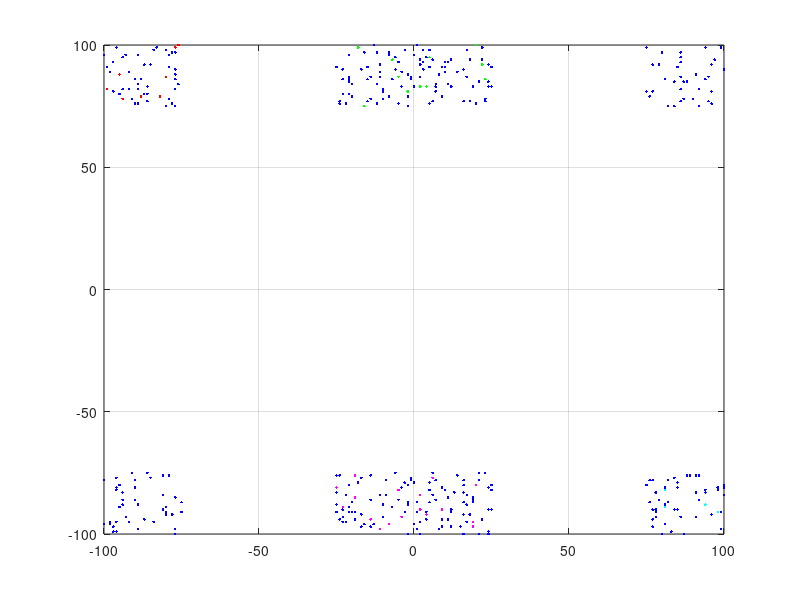

Here is the MATLAB script that generated this plot:
function SyntheticDataGeneration
Oreginal_DataGeneration; %Create orginal SISL dataset of 6 classes

Novel_Classes=[1,6];
Sampling_From_Data(Novel_Classes);
end


function Oreginal_DataGeneration
[X_source,y_source]=XGeneration;    
save('Dataset\Synthetic\allclasses\allclasses.mat','X_source','y_source');
end

function Sampling_From_Data(Novel_Classes)
load('Dataset\Synthetic\allclasses\allclasses.mat');

no_labeled_samples=100; no_unlabeled_samples=1000;

ind=[];
for i=1:length(Novel_Classes)
    temp=find(y_source==Novel_Classes(i));
    ind=[ind; temp];  
end

temp=1:1:length(y_source); temp(ind)=[]; ind=temp;

selected_label_ind=randperm(length(ind),no_labeled_samples);

X_label=X_source(:,ind(selected_label_ind)); X_source(:,ind(selected_label_ind))=[];
y_label=y_source(ind(selected_label_ind)); y_source(ind(selected_label_ind))=[];

selected_unlabel_ind=randperm(length(y_source),no_unlabeled_samples);

X_unlabel=X_source(:,selected_unlabel_ind);
y_unlabel=zeros(1,length(selected_unlabel_ind));
y_unlabel_true=y_source(selected_unlabel_ind);

ind=[];
for i=1:length(Novel_Classes)
    temp=find(y_unlabel_true==Novel_Classes(i));
    ind=[ind; temp]; 
end
y_unlabel_true(ind)=0;

n=length(ind);

labels=unique(y_label);

for label_id=1:length(labels)
    y_label(y_label==labels(label_id))=label_id;
    y_unlabel_true(y_unlabel_true==labels(label_id))=label_id;
end

X=[X_label X_unlabel];
y=[y_label' y_unlabel];
y_truth=[y_label' y_unlabel_true'];

PlotUnlabelData(X,y,100,-100);

[X, y, y_truth]=ConvertDataFormat(X, y, y_truth);

save('Dataset\Synthetic\allclasses\allclasses_sparse.mat','X','y','n','y_truth');
end




function [X_out, y_out, y_truth_out]=ConvertDataFormat(X_in, y_in, y_truth_in)
no_of_class=length(unique(y_in))-1;
for i=1:size(X_in,2)
    X_out{i}=X_in(:,i);
    temp=zeros(1,no_of_class);
    if(y_in(i)>0); temp(y_in(i))=1; end;
    y_out{i}=temp;
    temp=zeros(1,no_of_class);
    if(y_truth_in(i)>0); temp(y_truth_in(i))=1; end;
    y_truth_out{i}=temp;
end

end




function [X_b,y_b]=XGeneration
X0=[100 0 -100 100 0 -100];
Y0=[100 100 100 -100 -100 -100];

X_b=[];
y_b=[];

for i=1:1000
    x=randi([0,50],1); x=x-25; 
    x=x+X0(1);
    y=randi([0,50],1); y=y-25;
    y=y+Y0(1);
    X_b=[X_b [x;y]];
    y_b=[y_b; 1];
end

for i=1:1000
    x=randi([0,50],1); x=x-25; 
    x=x+X0(2);
    y=randi([0,50],1); y=y-25; 
    y=y+Y0(2);
    X_b=[X_b [x;y]];
    y_b=[y_b; 2];
end

for i=1:1000
    x=randi([0,50],1); x=x-25; 
    x=x+X0(3);
    y=randi([0,50],1); y=y-25; 
    y=y+Y0(3);
    X_b=[X_b [x;y]];
    y_b=[y_b; 3];
end

for i=1:1000
    x=randi([0,50],1); x=x-25; 
    x=x+X0(4);
    y=randi([0,50],1); y=y-25; 
    y=y+Y0(4);
    X_b=[X_b [x;y]];
    y_b=[y_b; 4];
end

for i=1:1000
    x=randi([0,50],1); x=x-25; 
    x=x+X0(5);
    y=randi([0,50],1); y=y-25;
    y=y+Y0(5);
    X_b=[X_b [x;y]];
    y_b=[y_b; 5];
end

for i=1:1000
    x=randi([0,50],1); x=x-25; 
    x=x+X0(6);
    y=randi([0,50],1); y=y-25; 
    y=y+Y0(6);
    X_b=[X_b [x;y]];
    y_b=[y_b; 6];
end
end





function PlotUnlabelData(X,y,maxx,minx)
color=['b' 'g' 'r' 'c' 'm' 'y' 'k' 'w' 'b' 'g'];
y=y+1;
z=unique(y);

for i=1:length(z)
    index=find(y==z(i));
    plot(X(1,index),X(2,index),strcat('.',color(z(i))));
    hold on; 
end
grid on;
axis([minx maxx minx maxx]);
end




